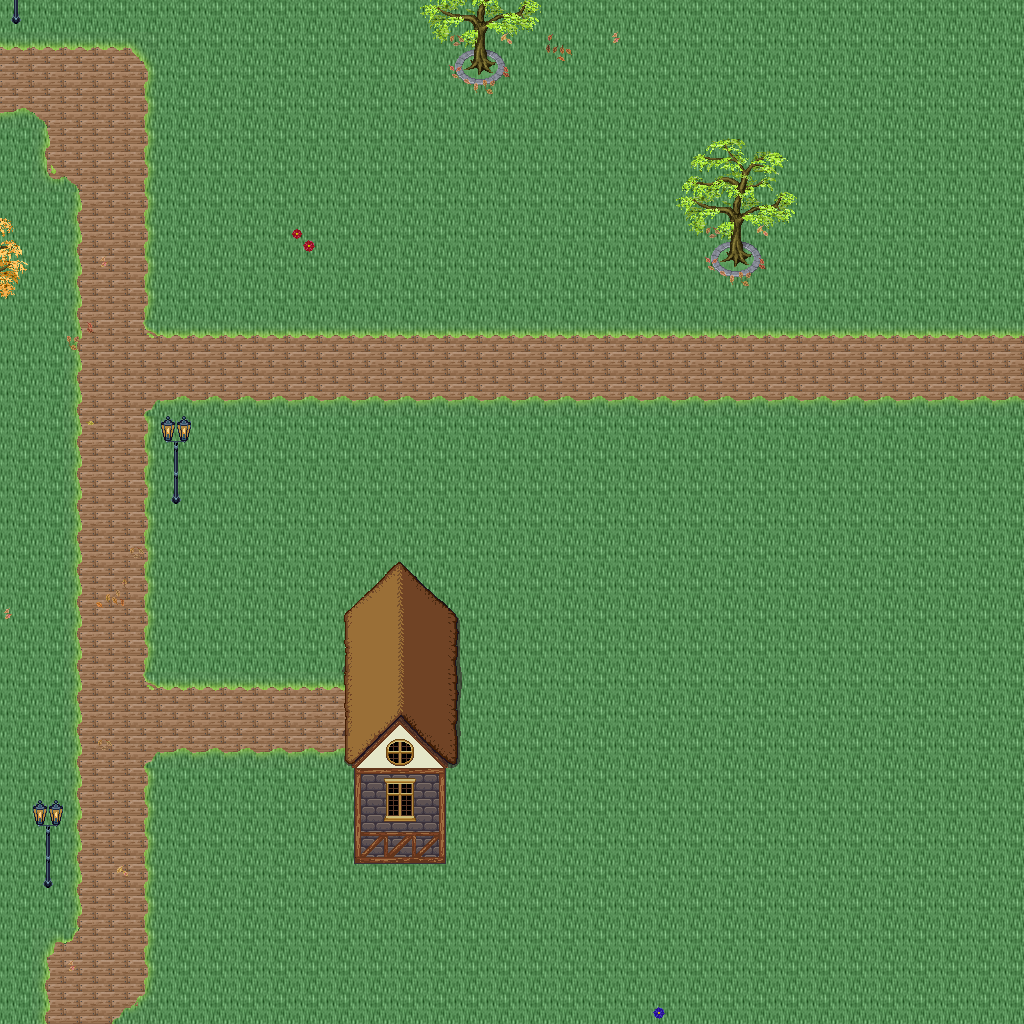

A level layout from a 2D game, rendered from its tile map. Below: a short description, then the map file with tile-grid data replaced by summaries:
An orthogonal 32x32 tile map with 32x32 px tiles, 5 tile layers (Ground, Objects, Objects2, Above, ...), 1 hidden layer not drawn, 32 tilesets.

<map version="1.10" tiledversion="1.11.0" orientation="orthogonal" renderorder="right-down" width="32" height="32" tilewidth="32" tileheight="32" infinite="0" nextlayerid="11" nextobjectid="1">
 <tileset firstgid="1" name="logic_collision" tilewidth="32" tileheight="32" tilecount="1" columns="1">
  <image source="../drawable/logic_collision.png" width="32" height="32" />
 </tileset>
 <tileset firstgid="2" name="ground_ground" tilewidth="32" tileheight="32" tilecount="33" columns="3">
  <image source="../drawable/ground_ground.png" width="96" height="352" />
 </tileset>
 <tileset firstgid="35" name="building_castle" tilewidth="32" tileheight="32" tilecount="320" columns="20">
  <image source="../drawable/building_castle.png" width="640" height="512" />
 </tileset>
 <tileset firstgid="355" name="building_roof_blue" tilewidth="32" tileheight="32" tilecount="20" columns="5">
  <image source="../drawable/building_roof_blue.png" width="160" height="128" />
 </tileset>
 <tileset firstgid="375" name="item_weapon_cannon" tilewidth="32" tileheight="32" tilecount="12" columns="3">
  <image source="../drawable/item_weapon_cannon.png" width="96" height="128" />
 </tileset>
 <tileset firstgid="387" name="ground_stonecircle" tilewidth="32" tileheight="32" tilecount="81" columns="9">
  <image source="../drawable/ground_stonecircle.png" width="288" height="288" />
 </tileset>
 <tileset firstgid="468" name="ground_grass_edges" tilewidth="32" tileheight="32" tilecount="36" columns="12">
  <image source="../drawable/ground_grass_edges.png" width="384" height="96" />
 </tileset>
 <tileset firstgid="504" name="ground_grass_corners" tilewidth="32" tileheight="32" tilecount="24" columns="6">
  <image source="../drawable/ground_grass_corners.png" width="192" height="128" />
 </tileset>
 <tileset firstgid="528" name="plant_tree_fall_trees" tilewidth="32" tileheight="32" tilecount="40" columns="8">
  <image source="../drawable/plant_tree_fall_trees.png" width="256" height="160" />
 </tileset>
 <tileset firstgid="568" name="plant_tree_locust_tree" tilewidth="32" tileheight="32" tilecount="20" columns="4">
  <image source="../drawable/plant_tree_locust_tree.png" width="128" height="160" />
 </tileset>
 <tileset firstgid="588" name="furniture_light_lamp_blue" tilewidth="32" tileheight="32" tilecount="3" columns="1">
  <image source="../drawable/furniture_light_lamp_blue.png" width="32" height="96" />
 </tileset>
 <tileset firstgid="591" name="item_pot_pot_purple" tilewidth="32" tileheight="32" tilecount="1" columns="1">
  <image source="../drawable/item_pot_pot_purple.png" width="32" height="32" />
 </tileset>
 <tileset firstgid="592" name="item_pot_barrel_with_flower" tilewidth="32" tileheight="32" tilecount="2" columns="2">
  <image source="../drawable/item_pot_barrel_with_flower.png" width="64" height="32" />
 </tileset>
 <tileset firstgid="594" name="item_textile_laundry" tilewidth="32" tileheight="32" tilecount="16" columns="4">
  <image source="../drawable/item_textile_laundry.png" width="128" height="128" />
 </tileset>
 <tileset firstgid="610" name="plant_flower_daisy_blue" tilewidth="32" tileheight="32" tilecount="8" columns="2">
  <image source="../drawable/plant_flower_daisy_blue.png" width="64" height="128" />
 </tileset>
 <tileset firstgid="618" name="plant_flower_daisy_red" tilewidth="32" tileheight="32" tilecount="8" columns="2">
  <image source="../drawable/plant_flower_daisy_red.png" width="64" height="128" />
 </tileset>
 <tileset firstgid="626" name="plant_flower_daisy_white" tilewidth="32" tileheight="32" tilecount="8" columns="2">
  <image source="../drawable/plant_flower_daisy_white.png" width="64" height="128" />
 </tileset>
 <tileset firstgid="634" name="plant_flower_daisy_yellow" tilewidth="32" tileheight="32" tilecount="8" columns="2">
  <image source="../drawable/plant_flower_daisy_yellow.png" width="64" height="128" />
 </tileset>
 <tileset firstgid="642" name="light_dim_light_7x5" tilewidth="32" tileheight="32" tilecount="35" columns="7">
  <image source="../drawable/light_dim_light_7x5.png" width="224" height="160" />
 </tileset>
 <tileset firstgid="677" name="plant_stump_small_stump" tilewidth="32" tileheight="32" tilecount="4" columns="2">
  <image source="../drawable/plant_stump_small_stump.png" width="64" height="64" />
 </tileset>
 <tileset firstgid="681" name="plant_stump_stump_pale_purple" tilewidth="32" tileheight="32" tilecount="4" columns="2">
  <image source="../drawable/plant_stump_stump_pale_purple.png" width="64" height="64" />
 </tileset>
 <tileset firstgid="685" name="plant_indoor_small_flowerpots" tilewidth="32" tileheight="32" tilecount="4" columns="2">
  <image source="../drawable/plant_indoor_small_flowerpots.png" width="64" height="64" />
 </tileset>
 <tileset firstgid="689" name="plant_leaves" tilewidth="32" tileheight="32" tilecount="8" columns="4">
  <image source="../drawable/plant_leaves.png" width="128" height="64" />
 </tileset>
 <tileset firstgid="697" name="building_decoration_chimney" tilewidth="32" tileheight="32" tilecount="2" columns="1">
  <image source="../drawable/building_decoration_chimney.png" width="32" height="64" />
 </tileset>
 <tileset firstgid="699" name="building_decoration_orbpedestal" tilewidth="32" tileheight="32" tilecount="2" columns="1">
  <image source="../drawable/building_decoration_orbpedestal.png" width="32" height="64" />
 </tileset>
 <tileset firstgid="701" name="light_light_5x5" tilewidth="32" tileheight="32" tilecount="25" columns="5">
  <image source="../drawable/light_light_5x5.png" width="160" height="160" />
 </tileset>
 <tileset firstgid="726" name="plant_lily_pads" tilewidth="32" tileheight="32" tilecount="2" columns="1">
  <image source="../drawable/plant_lily_pads.png" width="32" height="64" />
 </tileset>
 <tileset firstgid="728" name="ground_ground_3" tilewidth="32" tileheight="32" tilecount="5" columns="5">
  <image source="../drawable/ground_ground_3.png" width="160" height="32" />
 </tileset>
 <tileset firstgid="733" name="building_cottage" tilewidth="32" tileheight="32" tilecount="256" columns="16">
  <image source="../drawable/building_cottage.png" width="512" height="512" />
 </tileset>
 <tileset firstgid="989" name="building_roof_thatched_roof" tilewidth="32" tileheight="32" tilecount="256" columns="16">
  <image source="../drawable/building_roof_thatched_roof.png" width="512" height="512" />
 </tileset>
 <tileset firstgid="1245" name="building_window_windows" tilewidth="32" tileheight="32" tilecount="256" columns="16">
  <image source="../drawable/building_window_windows.png" width="512" height="512" />
 </tileset>
 <tileset firstgid="1501" name="building_door_doors" tilewidth="32" tileheight="32" tilecount="256" columns="16">
  <image source="../drawable/building_door_doors.png" width="512" height="512" />
 </tileset>
 <layer id="1" name="Ground" width="32" height="32">
  <data>[1024 cells, 1024 non-empty, 2 distinct tile ids]</data>
 </layer>
 <layer id="2" name="Objects" width="32" height="32">
  <data>[1024 cells, 153 non-empty, 31 distinct tile ids]</data>
 </layer>
 <layer id="3" name="Objects2" width="32" height="32">
  <data>[1024 cells, 25 non-empty, 12 distinct tile ids]</data>
 </layer>
 <layer id="4" name="Above" width="32" height="32">
  <data>[1024 cells, 60 non-empty, 42 distinct tile ids]</data>
 </layer>
 <layer id="5" name="Above2" width="32" height="32">
  <data>[1024 cells, 0 non-empty, 0 distinct tile ids]</data>
 </layer>
 <layer id="6" name="Walkable" width="32" height="32" visible="0">
  <data>[1024 cells, 32 non-empty, 1 distinct tile ids]</data>
 </layer>
 <objectgroup id="7" name="Mapevents" />
 <objectgroup id="8" name="Spawn" />
 <objectgroup id="9" name="Keys" />
 <objectgroup id="10" name="Replace" />
</map>
